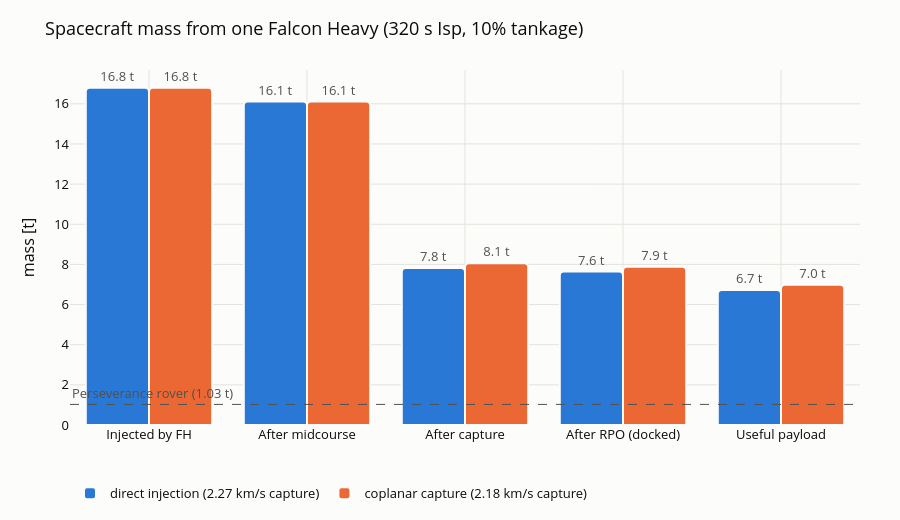

Notebook cell for this chart:
### Code cell
# 2. Spacecraft mass through the mission (one FH injection, rocket equation per burn)
def mass_history(dv_list):
    m = [LV_MARS_KG]
    for dv in dv_list:
        m.append(m[-1] / np.exp(dv / (ISP_S * G0)))
    m_prop = LV_MARS_KG - m[-1]
    return np.array(m), m[-1] - TANKAGE * m_prop


steps = ["Injected by FH", "After midcourse", "After capture", "After RPO (docked)"]
dv_mid = float(departure["dv_midcourse_m_s"])
dv_rpo = float(rpo[f"{CASES[0]}_dv_total_m_s"])
plans = {
    f"direct injection ({float(arrival['dv_capture_m_s']) * M_TO_KM:.2f} km/s capture)": [
        dv_mid,
        float(arrival["dv_capture_m_s"]),
        dv_rpo,
    ],
    f"coplanar capture ({DV_COPLANAR_MIN * M_TO_KM:.2f} km/s capture)": [
        dv_mid,
        DV_COPLANAR_MIN,
        dv_rpo,
    ],
}
fig_mass = go.Figure()
for k, (label, dvs) in enumerate(plans.items()):
    m, useful = mass_history(dvs)
    fig_mass.add_bar(
        x=steps + ["Useful payload"],
        y=np.append(m, useful) / 1e3,
        name=label,
        marker={
            "color": SLOT[k],
            "line": {"color": SURFACE, "width": 2},
            "cornerradius": 4,
        },
        text=[f"{v / 1e3:.1f} t" for v in np.append(m, useful)],
        textposition="outside",
        textfont={"color": INK_2},
        hovertemplate="%{x}<br>%{y:.2f} t<extra>" + label + "</extra>",
    )
fig_mass.add_hline(
    y=ROVER_KG / 1e3,
    line={"color": INK_2, "dash": "dash", "width": 1},
    annotation_text="Perseverance rover (1.03 t)",
    annotation_position="top left",
    annotation_font={"color": INK_2},
)
style(
    fig_mass,
    f"Spacecraft mass from one Falcon Heavy ({ISP_S} s Isp, {TANKAGE:.0%} tankage)",
    barmode="group",
)
fig_mass.update_yaxes(title="mass [t]")
fig_mass.show()

### Figure 1 — Plotly figure (JSON) as saved in the notebook; plotly's stock layout.template omitted (floating-point values rounded to 4 significant figures)
{"data": [{"hovertemplate": "%{x}<br>%{y:.2f} t<extra>direct injection (2.27 km/s capture)</extra>", "marker": {"color": "#2a78d6", "cornerradius": 4, "line": {"color": "#fcfcfb", "width": 2}}, "name": "direct injection (2.27 km/s capture)", "text": ["16.8 t", "16.1 t", "7.8 t", "7.6 t", "6.7 t"], "textfont": {"color": "#52514e"}, "textposition": "outside", "type": "bar", "x": ["Injected by FH", "After midcourse", "After capture", "After RPO (docked)", "Useful payload"], "y": [16.8, 16.11, 7.818, 7.646, 6.731]}, {"hovertemplate": "%{x}<br>%{y:.2f} t<extra>coplanar capture (2.18 km/s capture)</extra>", "marker": {"color": "#eb6834", "cornerradius": 4, "line": {"color": "#fcfcfb", "width": 2}}, "name": "coplanar capture (2.18 km/s capture)", "text": ["16.8 t", "16.1 t", "8.1 t", "7.9 t", "7.0 t"], "textfont": {"color": "#52514e"}, "textposition": "outside", "type": "bar", "x": ["Injected by FH", "After midcourse", "After capture", "After RPO (docked)", "Useful payload"], "y": [16.8, 16.11, 8.054, 7.877, 6.985]}], "layout": {"annotations": [{"font": {"color": "#52514e"}, "showarrow": false, "text": "Perseverance rover (1.03 t)", "x": 0, "xanchor": "left", "xref": "x domain", "y": 1.025, "yanchor": "bottom", "yref": "y"}], "barmode": "group", "font": {"color": "#0b0b0b", "size": 13}, "height": 520, "legend": {"orientation": "h", "x": 0, "y": -0.15}, "margin": {"b": 60, "l": 70, "r": 40, "t": 70}, "paper_bgcolor": "#fcfcfb", "plot_bgcolor": "#fcfcfb", "shapes": [{"line": {"color": "#52514e", "dash": "dash", "width": 1}, "type": "line", "x0": 0, "x1": 1, "xref": "x domain", "y0": 1.025, "y1": 1.025, "yref": "y"}], "title": {"text": "Spacecraft mass from one Falcon Heavy (320 s Isp, 10% tankage)"}, "xaxis": {"gridcolor": "#e4e3dd", "zeroline": false}, "yaxis": {"gridcolor": "#e4e3dd", "title": {"text": "mass [t]"}, "zeroline": false}}}
